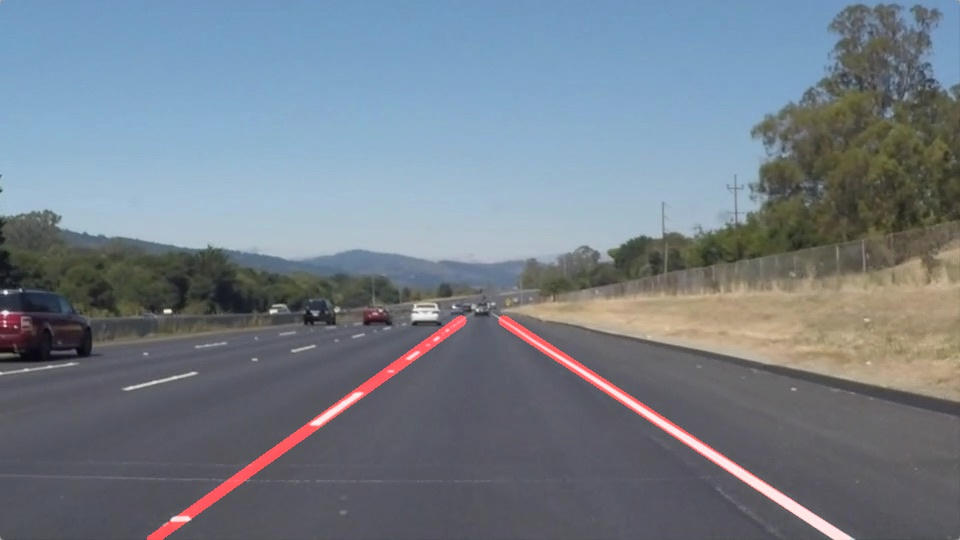
#> input picture examples/laneLines_thirdPass.jpg, 960 x 540 px
$ python lanelinedetection.py ../examples/laneLines_thirdPass.jpg   (older library calls are emulated)
#> lines starting #> are read from the running program, lines starting #| are printed output that depends on the picture; after the words box and inside, x2 and y2 are one past the last pixel; in counts of white or black regions, pixels touching at a corner belong together
### src/opencv_utils.py
################################################################################
# This file contains function for easy use of openCV feature				   #
# Python Version: 3															   #
# OpenCV Version: 3.3														   #
# NumPy Version: 1.13.3
################################################################################

# Standard Modules
import math

# 3rd Party Modules
import cv2
import numpy as np

# Local Modules


def open_image(image_path, flag = cv2.IMREAD_COLOR):
	image = cv2.imread(image_path, flag)
	return image

def open_video(video_path):
	video = cv2.VideoCapture(video_path)
	return video

def show_image(window_name, frame, delay = 100):
	cv2.imshow(window_name, frame)
	cv2.waitKey(delay)

def show_images(frames, delay = 100):
	for window_name, frame in frames:
		cv2.imshow(window_name, frame)
	cv2.waitKey(delay)


################################################################################
#						Following functions are taken from 					   #
#			UDacity Self Driving Car Engineer Nenodegree Project 1			   #
################################################################################
def grayscale(img):
	"""Applies the Grayscale transform
	This will return an image with only one color channel
	but NOTE: to see the returned image as grayscale
	you should call plt.imshow(gray, cmap='gray')"""
	return cv2.cvtColor(img, cv2.COLOR_BGR2GRAY)

def canny(img, low_threshold, high_threshold):
	"""Applies the Canny transform"""
	return cv2.Canny(img, low_threshold, high_threshold)

def gaussian_blur(img, kernel_size):
	"""Applies a Gaussian Noise kernel"""
	return cv2.GaussianBlur(img, (kernel_size, kernel_size), 0)

def region_of_interest(img, vertices):
	"""
	Applies an image mask.

	Only keeps the region of the image defined by the polygon
	formed from `vertices`. The rest of the image is set to black.
	"""
	#defining a blank mask to start with
	mask = np.zeros_like(img)

	#defining a 3 channel or 1 channel color to fill the mask with depending on the input image
	if len(img.shape) > 2:
		channel_count = img.shape[2]  # i.e. 3 or 4 depending on your image
		ignore_mask_color = (255,) * channel_count
	else:
		ignore_mask_color = 255

	#filling pixels inside the polygon defined by "vertices" with the fill color
	cv2.fillPoly(mask, vertices, ignore_mask_color)

	#returning the image only where mask pixels are nonzero
	masked_image = cv2.bitwise_and(img, mask)
	return masked_image

# [12 lines left out: function hough_lines, not called in this run]

# Python 3 has support for cool math symbols.

def weighted_img(img, initial_img, α=0.8, β=1., λ=0.):
	"""
	`img` is the output of the hough_lines(), An image with lines drawn on it.
	Should be a blank image (all black) with lines drawn on it.

	`initial_img` should be the image before any processing.

	The result image is computed as follows:

	initial_img * α + img * β + λ
	NOTE: initial_img and img must be the same shape!
	"""
	return cv2.addWeighted(initial_img, α, img, β, λ)

################################################################################

def hough_transformation(mask, rho, theta, threshold, min_line_len, max_line_gap):
	# Hough detection
	lines = cv2.HoughLinesP(mask, rho, theta, threshold, np.array([]),
							minLineLength=min_line_len, maxLineGap=max_line_gap)

	return lines


def draw_lines(img, lines, red = 255, green = 0, blue = 0, width = 10):
	for x1, y1, x2, y2 in lines:
		cv2.line(img, (x1, y1), (x2, y2), (blue, green, red), width)

	return img

def draw_poly_lines(img, points, red = 255, green = 0, blue = 0, width = 10):
	cv2.polylines(img, points, false, (blue, green, red), width, cv2.CV_AA)

### src/math_utils.py
################################################################################
# This file contains function for easy use of Math computation  			   #
# Python Version: 3															   #
# 												   							   #
################################################################################

# Standard Modules
import math

# 3rd Party Modules


# Local Modules


def slope(x1, y1, x2, y2):
	return ((y2-y1) / (x2 - x1))

def least_square_regession(points):
	sum_x = 0
	sum_y = 0
	sum_x_sq = 0
	sum_xy = 0

	for x, y in points:
		sum_x += x
		sum_y += y
		sum_x_sq += x * x
		sum_xy += x * y

	N = len(points)
	m = ((N * sum_xy) - (sum_x * sum_y)) / ((N * sum_x_sq) - (sum_x * sum_x))
	b = ((sum_y - m * sum_x) / N)

	return (m, b)

def line_intersection(m1, b1, m2, b2):
	# parallel line
	if(m1 == m2):
		return (sys.maxint, sys.maxint)

	x = (b2 - b1) / (m1 - m2)
	y = (m1 * x) + b1

	return (x, y)

### src/lanelinedetection.py
################################################################################
# This file contains main functions and lane line detection pipeline		   #
# Python Version: 3															   #
# Library Required:															   #
# 	OpenCV Version: 3.3														   #
# 	Matplotlib:																   #
#	Numpy: 1.13.3															   #
################################################################################

# Standard Modules
import sys
from enum import Enum

# 3rd Party Modules

# import matplotlib.pyplot as plt
# import matplotlib.image as mpimg
import numpy as np
import cv2

# Local Modules
import opencv_utils as opencv
import matplotlib_utils as matplot
import math_utils as math

class Input_Type(Enum):
	IMAGE = 0,
	VIDEO = 1

class Options():
	def __init__(self):
		self.input_type = Input_Type.IMAGE
		self.input_path = ""

	def __str__(self):
		return "Input Type: %s\nInput Path: %s\n"%(self.input_type, self.input_path)


def help():
	help_text = (
'''
NAME:
	LaneLineDetection - Module to perform lane line detection on videos or images

SYNOPSIS:
	LaneLineDetection [OPTIONS] <FILE>

OPTIONS:
	-v, --video
		Specify the input file is Video Stream

	-i, --image
		Specify the input file is Image (Default)
''')
	print(help_text)

def options_parser():
	options = Options()

	index = 1
	while(index < len(sys.argv)):
		if(sys.argv[index] == '-v' or sys.argv[index] == '--video'):
			options.input_type = Input_Type.VIDEO
		elif(sys.argv[index] == '-i' or sys.argv[index] == '--image'):
			options.input_type = Input_Type.IMAGE
		else:
			options.input_path = sys.argv[index]

		index += 1

	return options

def compute_full_lane_line(hough_lines, img_height):
	# First determine the slope of each line segment
	# and seperate line segment into left and right laneline
	left_lane_line_segments = []
	right_lane_line_segments = []
	left_lane_line_points = []
	right_lane_line_points = []

	for line in hough_lines:
		for x1, y1, x2, y2 in line:
			m = math.slope(x1, y1, x2, y2)
			b = y1 - m * x1
			# if(abs(m) > 0.4):
			if(m < 0):
				# left_lane_line_segments.append((x1, y1, x2, y2))
				left_lane_line_points.append((x1, y1))
				left_lane_line_points.append((x2, y2))
			else:
				# right_lane_line_segments.append((x1, y1, x2, y2))
				right_lane_line_points.append((x1, y1))
				right_lane_line_points.append((x2, y2))

	if(len(left_lane_line_points) > 0 and len(right_lane_line_points) > 0):
		# Compute least square fit line
		m_left, b_left = math.least_square_regession(left_lane_line_points)
		m_right, b_right = math.least_square_regession(right_lane_line_points)

		# Compute left and right least square line intersection
		intersect_x, intersect_y = math.line_intersection(m_left, b_left, m_right, b_right)
		intersect_x = int(round(intersect_x))
		intersect_y = int(round(intersect_y))

		# return left_lane_line_points
		return [(intersect_x, intersect_y, int(round((img_height - b_left) / m_left)), img_height),
				(intersect_x, intersect_y, int(round((img_height - b_right) / m_right)), img_height)]

	return []

################################################################################
# This function perform land line detection on given frame 					   #
# Detection pipeline 														   #
#	- Load frame 															   #
#	- Convert frame to grayscale 											   #
#	- Apply Gaussian Filter on interested region							   #
#	- Perform Canny Edge Detection on interested region  					   #
#		Note: We must apply Edge detection before region of interest 		   #
#			  Or else the edge of the region will be detected as edges 		   #
#			  Because the edge of region of interest is the strongest changes  #
#			  in the graident map 											   #
#	- Define region of interest 											   #
#	- Perform Hough Transformation 											   #
#	- Overlay line on original frame 										   #
################################################################################
def frame_lane_line_detection(frame):
	if(frame is None):
		return False
	# Variables for easy access
	frame_shape = frame.shape
	frame_width = frame_shape[1]
	frame_height = frame_shape[0]
	ignore_mask_color = 255
	rho = 1 # distance resolution in pixels of the Hough grid
	theta = np.pi/180 # angular resolution in radians of the Hough grid
	threshold = 1     # minimum number of votes (intersections in Hough grid cell)
	min_line_length = 40 #minimum number of pixels making up a line
	max_line_gap = 20    # maximum gap in pixels between connectable line segments

	# Convert the frame to gray scale
	gray_frame = opencv.grayscale(frame)

	# Apply Gaussian Filter on the region of interest
	gaussian_frame = opencv.gaussian_blur(gray_frame, 5)

	# Apply Canny Edge Detection
	canny_edges_frame = opencv.canny(gaussian_frame, 60, 180)

	# Extract the region of interest
	vertices = np.array([[(50, frame_height), (470, 310), (490, 310), (frame_width - 50, frame_height)]], dtype = np.int32)
	region_of_interest_frame = opencv.region_of_interest(canny_edges_frame, vertices)

	# Apply Hough Transformation
	hough_lines = opencv.hough_transformation(region_of_interest_frame,
											  rho, theta, threshold,
											  min_line_length, max_line_gap)

	full_lane_lines = compute_full_lane_line(hough_lines, frame_height)
	land_line_mask = opencv.draw_lines(np.copy(frame)*0, full_lane_lines)
	# lane_line_mask = opencv.draw_polyline(np.copy(frame) * 0, full_lane_lines)

	lane_line_frame = opencv.weighted_img(frame, land_line_mask)


	# Here we will show the images for debugging purpose
	opencv.show_images([("Original Frame", frame),
						# ("Gray Frame", gray_frame),
						# ("Gaussian", gaussian_frame),
						("Canny Edges", canny_edges_frame),
						("Region", region_of_interest_frame),
						# ("Hough", hough_lines_frame),
						("Lane Line", lane_line_frame)
						], 0)

	return True

def process_video(video_path):
	print("Processing Video")
	video = opencv.open_video(video_path)

	while(video.isOpened()):
		ret, frame = video.read()
		if not frame_lane_line_detection(frame):
			break

	video.release()
	cv2.destroyAllWindows()


def process_image(image_path):
	print("Processing Image")

	image = opencv.open_image(image_path)

	if not image is None:
		print("Image Resolution: %sx%s"%(image.shape[1], image.shape[0]))
		frame_lane_line_detection(image)

	cv2.destroyAllWindows()

def main():
	options = options_parser()
	print(options)
	if(options.input_path == ""):
		print("Error: No Input File Provided")
		return

	if(options.input_type == Input_Type.VIDEO):
		process_video(options.input_path)
	else:
		process_image(options.input_path)
#> in open_image, image is the input picture: shape (540, 960, 3); mean B, G, R 136.5, 126, 116.1
#| Image Resolution: 960x540
#> in grayscale, `return cv2.cvtColor(img, cv2.COLOR_BGR2GRAY)`:
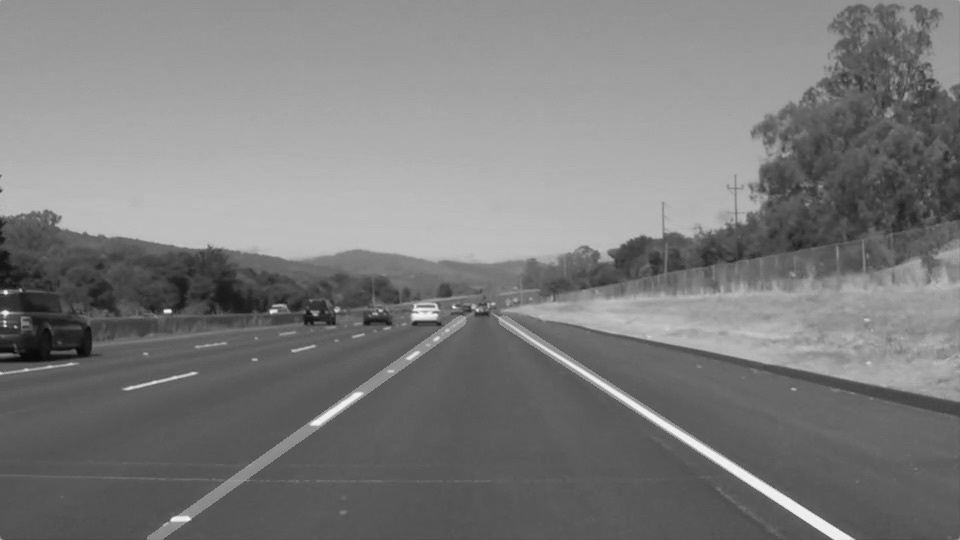
#> returned value: shape (540, 960); min 8, max 246, mean 124.2
#> in canny, `return cv2.Canny(img, low_threshold, high_threshold)`:
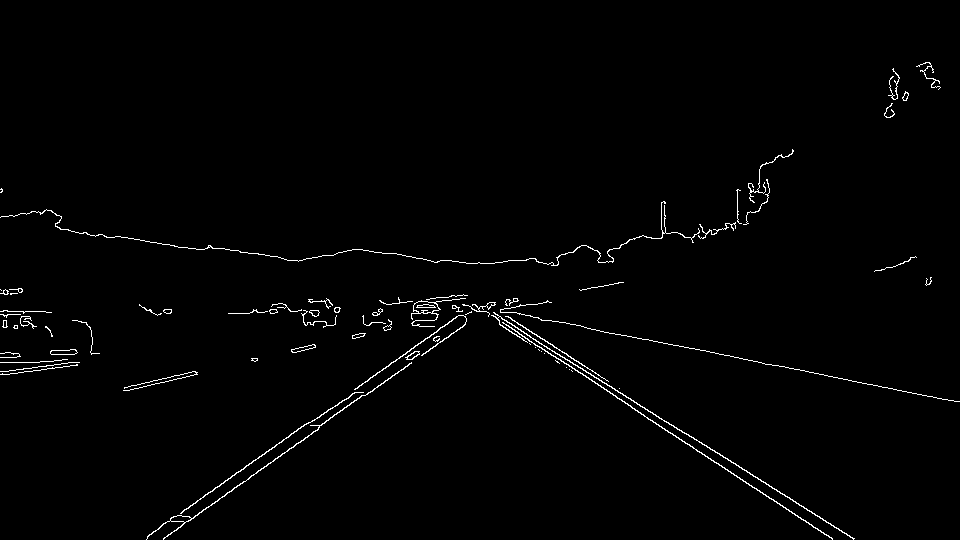
#> returned value: shape (540, 960); 1.3% white in thin lines or dots, all inside (x1, y1, x2, y2) = (0, 62, 960, 540)
#> in region_of_interest, `cv2.fillPoly(mask, vertices, ignore_mask_color)`:
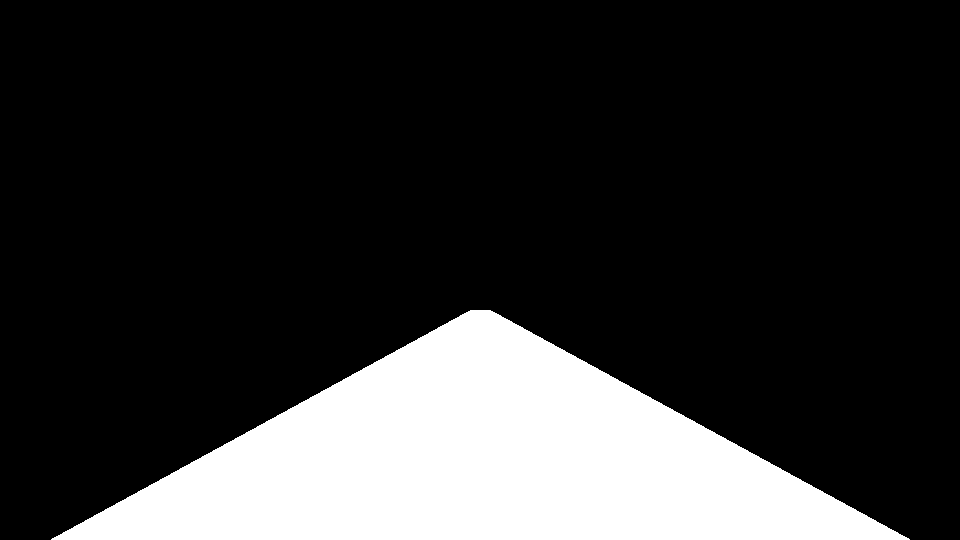
#> mask: shape (540, 960); 19.6% white; 1 white region, box (x1, y1, x2, y2) and area: (51, 310, 910, 540) 101390
#> in region_of_interest, `masked_image = cv2.bitwise_and(img, mask)`:
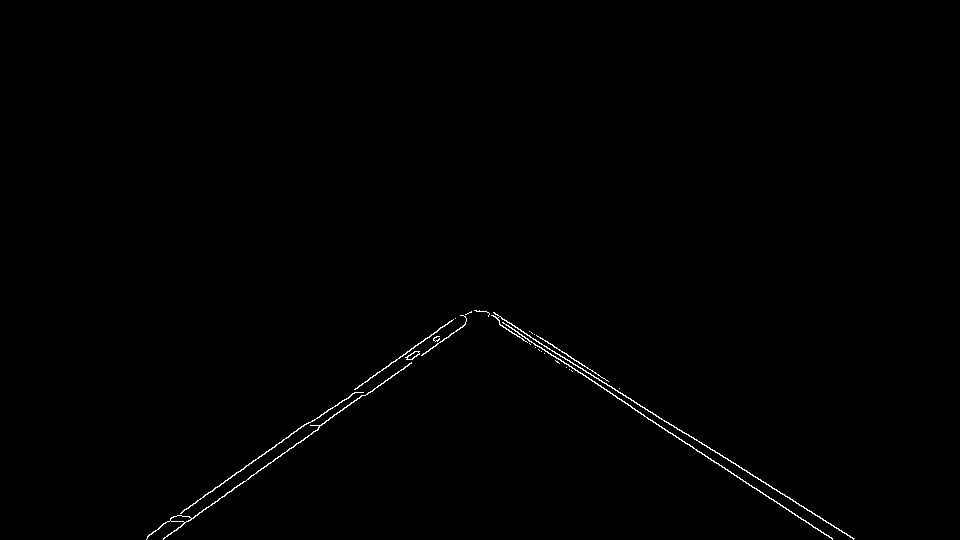
#> masked_image: shape (540, 960); 0.47% white in thin lines or dots, all inside (x1, y1, x2, y2) = (146, 310, 855, 540)
#> in hough_transformation, `lines = cv2.HoughLinesP(mask, rho, theta, threshold, np.array([]), min..`: lines = 26 rows, first 6: [485, 311, 630, 405], [641, 414, 707, 456], [494, 313, 854, 538], [163, 539, 296, 443], [357, 388, 449, 321], [554, 347, 598, 374]
#> in frame_lane_line_detection, `hough_lines = opencv.hough_transformation(region_of_interest_frame, rh..`: hough_lines has the same summary as lines in hough_transformation
#> the loop in compute_full_lane_line, `for line in hough_lines:` made 26 passes
#> line on passes 1 to 12: [[485, 311, 630, 405]], [[641, 414, 707, 456]], [[494, 313, 854, 538]], [[163, 539, 296, 443]], [[357, 388, 449, 321]], [[554, 347, 598, 374]], [[178, 515, 304, 424]], [[390, 378, 439, 336]], [[479, 310, 539, 350]], [[714, 462, 788, 509]], [[746, 483, 811, 524]], [[498, 317, 852, 538]]
#> after the loop in compute_full_lane_line, `for line in hough_lines:`: left_lane_line_points = 28 pairs, first value 147 to 466, second value 318 to 539; right_lane_line_points = [(485, 311), (630, 405), (641, 414), (707, 456), (494, 313), (854, 538), (554, 347), (598, 374), (479, 310), (539, 350), (714, 462), (788, 509), (746, 483), (811, 524), (498, 317), (852, 538), (693, 437), (792, 499), (484, 311), (537, 346), (511, 331), (558, 362), (517, 332), (603, 388)]
#> the loop in least_square_regession, `for x, y in points:` made 28 passes
#> (x, y, sum_x, sum_y, sum_x_sq, sum_xy) on passes 1 to 12: (163, 539, 163, 539, 26569, 87857), (296, 443, 459, 982, 114185, 218985), (357, 388, 816, 1370, 241634, 357501), (449, 321, 1265, 1691, 443235, 501630), (178, 515, 1443, 2206, 474919, 593300), (304, 424, 1747, 2630, 567335, 722196), (390, 378, 2137, 3008, 719435, 869616), (439, 336, 2576, 3344, 912156, 1017120), (383, 383, 2959, 3727, 1058845, 1163809), (437, 336, 3396, 4063, 1249814, 1310641), (317, 430, 3713, 4493, 1350303, 1446951), (363, 392, 4076, 4885, 1482072, 1589247)
#> after the loop in least_square_regession, `for x, y in points:`: sum_x = 8904; sum_x_sq = 3081284; sum_xy = 3578908; sum_y = 11812
#> in least_square_regession, `N = len(points)`: N = 28
#> in least_square_regession, `m = ((N * sum_xy) - (sum_x * sum_y)) / ((N * sum_x_sq) - (sum_x * sum_..`: m = -0.71
#> in least_square_regession, `b = ((sum_y - m * sum_x) / N)`: b = 647.6
#> in compute_full_lane_line, `m_left, b_left = math.least_square_regession(left_lane_line_points)`: m_left = -0.71; b_left = 647.6
#> the loop in least_square_regession (call 2), `for x, y in points:` made 24 passes
#> (x, y, sum_x, sum_y, sum_x_sq, sum_xy) on passes 1 to 12: (485, 311, 485, 311, 235225, 150835), (630, 405, 1115, 716, 632125, 405985), (641, 414, 1756, 1130, 1043006, 671359), (707, 456, 2463, 1586, 1542855, 993751), (494, 313, 2957, 1899, 1786891, 1148373), (854, 538, 3811, 2437, 2516207, 1607825), (554, 347, 4365, 2784, 2823123, 1800063), (598, 374, 4963, 3158, 3180727, 2023715), (479, 310, 5442, 3468, 3410168, 2172205), (539, 350, 5981, 3818, 3700689, 2360855), (714, 462, 6695, 4280, 4210485, 2690723), (788, 509, 7483, 4789, 4831429, 3091815)
#> in compute_full_lane_line, `m_right, b_right = math.least_square_regession(right_lane_line_points)`: m_right = 0.632; b_right = 5.45
#> in line_intersection, `x = (b2 - b1) / (m1 - m2)`: x = 478.7
#> in line_intersection, `y = (m1 * x) + b1`: y = 307.8
#> in compute_full_lane_line, `intersect_x, intersect_y = math.line_intersection(m_left, b_left, m_ri..`: intersect_x = 478.7; intersect_y = 307.8
#> in compute_full_lane_line, `intersect_x = int(round(intersect_x))`: intersect_x = 479
#> in compute_full_lane_line, `intersect_y = int(round(intersect_y))`: intersect_y = 308
#> in frame_lane_line_detection, `full_lane_lines = compute_full_lane_line(hough_lines, frame_height)`: full_lane_lines = [(479, 308, 152, 540), (479, 308, 846, 540)]
#> the loop in draw_lines, `for x1, y1, x2, y2 in lines:` made 2 passes
#> after the loop in draw_lines, `for x1, y1, x2, y2 in lines:`:
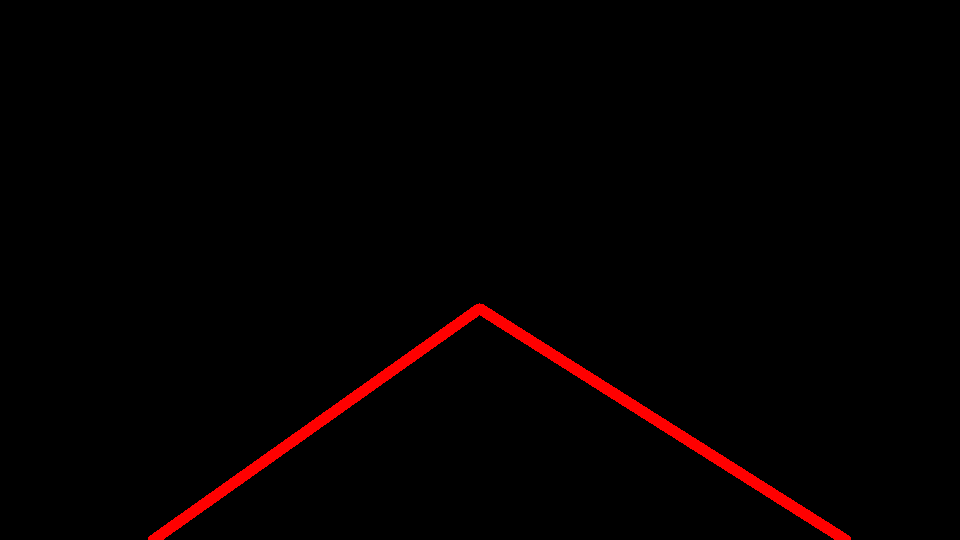
#> img: shape (540, 960, 3); mean of channels 0, 1, 2 0, 0, 4.6; drawn as B, G, R


if __name__ == '__main__':
	main()
